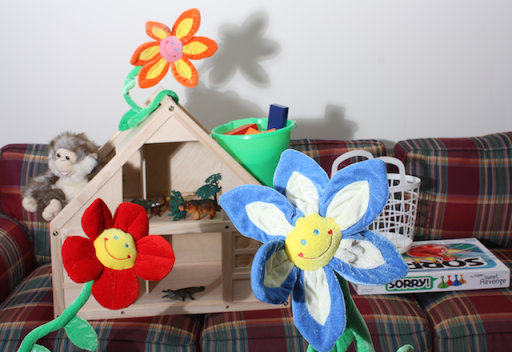
%> input picture Lesson 18 Correspondence Problem/flowers-left.png, 512 x 352 px
$ octave match_two_strips.m   (GNU Octave 9; MATLAB toolbox functions it lacks are replaced by stand-ins)
%> lines starting %> are read from the running program, lines starting %| are printed output that depends on the picture
clc,clear,close all

%% Load the stereo images
left_img = imread('flowers-left.png');
%> left_img is the input picture: size 352x512x3 uint8; mean R, G, B 151.8, 143, 141.2
right_img = imread('flowers-right.png');
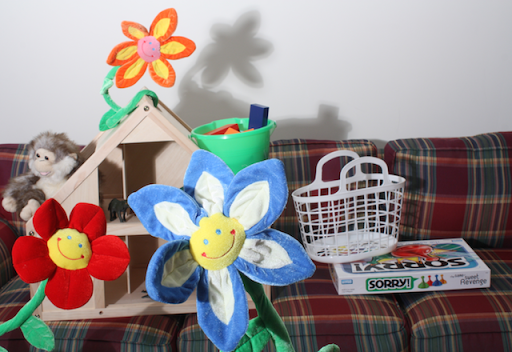
%> input picture Lesson 18 Correspondence Problem/flowers-right.png, 512 x 352 px
%> right_img is the input picture: size 352x512x3 uint8; mean R, G, B 147.2, 138.6, 137.9

%% Conver the RGB to grayscale images with double type, and normalize to [0, 1] range
left_gray = double(rgb2gray(left_img)) / 255.0;
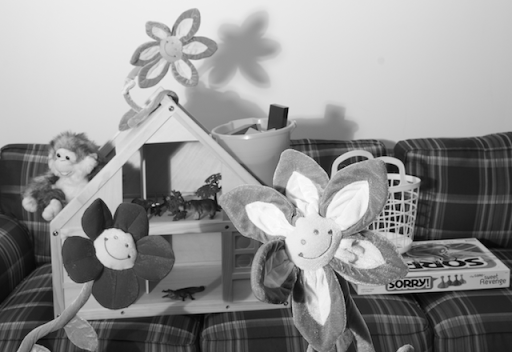
%> left_gray: size 352x512 double; min 0, max 0.992, mean 0.57
right_gray = double(rgb2gray(right_img)) / 255.0;
figure
imshowpair(left_gray, right_gray, 'montage');
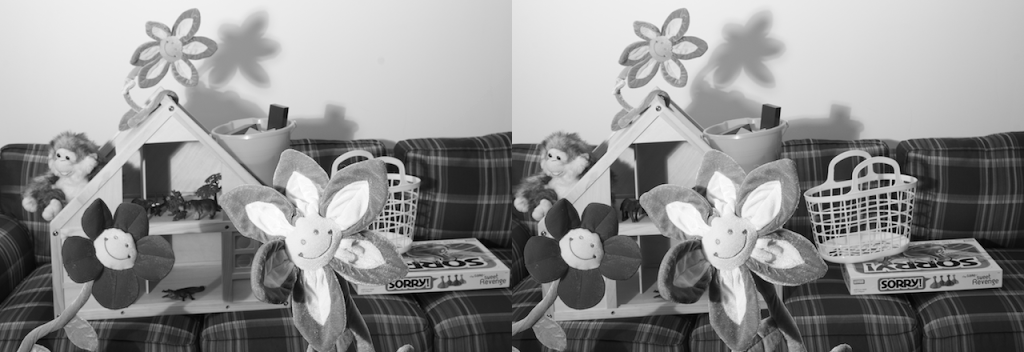
%> displayed picture: size 352x1024, on the screen's scale of 0 to 255; min 0, max 255, mean 144.1


%% Define the strip(band) row(y) and square block size(b)
y = 100;
b = 100;

%% Extract strip from the left and right images
strip_left  = left_gray(y: y + b -1, :);
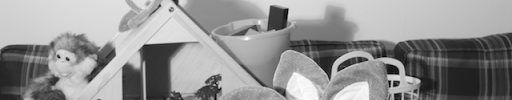
%> strip_left: size 100x512 double; min 0, max 0.992, mean 0.578
strip_right = right_gray(y: y + b -1, :);
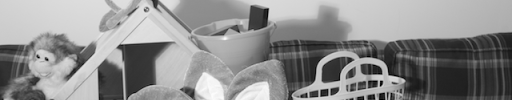
%> strip_right: size 100x512 double; min 0, max 0.988, mean 0.555
imshowpair(strip_left, strip_right, 'montage');
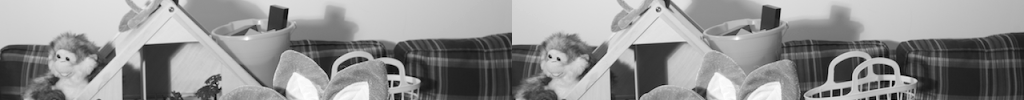
%> displayed picture: size 100x1024, on the screen's scale of 0 to 255; min 0, max 255, mean 146

disparity = match_strips(strip_left, strip_right, b)
figure
plot(disparity);

function best_x = find_best_match(patch_left, strip_right)
    num_column = size(strip_right, 2);
    % Normalize the
    [patch_size_row, patch_size_col] = size(patch_left);
    best_x = 1;
   % min_diss = inf;
    max_corr = 0;
    %patch_left = (patch_left - mean(patch_left(:))) / std(patch_left(:));
    corr_cache = zeros(num_column-(patch_size_col-1),1);
    for k = 1:num_column-(patch_size_col-1)
       patch_right = strip_right(:, k:k+patch_size_col-1);
      % [8 lines of commented-out code are left out]
        cross_correlation = patch_left(:)' * patch_right(:) / (norm(patch_left(:)) * norm(patch_right(:)));
        corr_cache(k) = cross_correlation;
        if cross_correlation > max_corr
            max_corr = cross_correlation;
            best_x = k;
        end
    end
%     figure
%     plot(corr_cache)
end

function disparity = match_strips(strip_left, strip_right, b)
%> called with b = 100
%%%%%%%%%%%%%%%%%%%%%%%%%%%%%%%%%%%%%%%%%%%%%%%%%%%%%%%%%%%%%%%%%%%%%
% For each non-overlapping patch/block of width b in the left strip,
% Find the best matching position (along x-axis, column index) in the
% right strip.
% Input:
%       strip_left, strip_right as their names indicate
%       b is the block/patch size
% Output:
%       a vector of disparities(left X-pos(>=0) - right X_pos(<=0))
% Note: Only consider whole blocks that fit within image bounds
%%%%%%%%%%%%%%%%%%%%%%%%%%%%%%%%%%%%%%%%%%%%%%%%%%%%%%%%%%%%%%%%%%%%

%% Compute the numer of blocks
num_col_left_strip = size(strip_left, 2);
%> num_col_left_strip = 512
num_block_left_strip = floor(num_col_left_strip / b);  % or (num_col_left_strip - mod(num_col_left_strip, b))/b
%> num_block_left_strip = 5

disparity = zeros(num_block_left_strip, 1);
for k = 1: num_block_left_strip
    patch_left = strip_left(1:b, 1 + (k-1) * num_block_left_strip: k * num_block_left_strip);
    % Normalization is performed by the function below
    best_x = find_best_match(patch_left, strip_right);
    disparity(k,1) = 1 + (k-1) * num_block_left_strip - best_x;
end
%> this loop made 5 passes
%> best_x on passes 1 to 5: 1, 1, 1, 1, 2
%> after the loop, disparity = [0; 5; 10; 15; 19]
%> `plot(disparity);`:
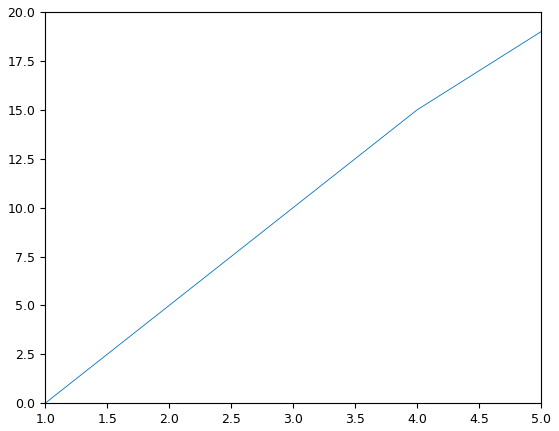
%> figure redrawn from the program's plot data


end
